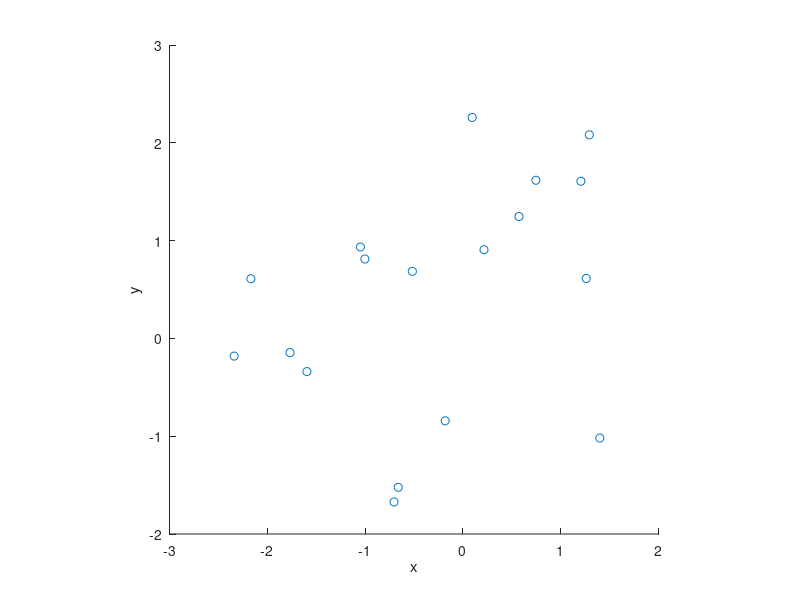

Write the MATLAB code that produced this figure.
%% Simulate a Poisson point process of density \lambda on A = [-L, L]^2

% parameters
lambda = 1; % Density of PPP
L = 5; % Length of square

Sa = L^2; % Area of A

% number of points follows the Poisson distribution
N = poissrnd(lambda * Sa);

% points is uniformly distributed on A
Points = unifrnd(-L, L, N, 2); % a N*2 matrix

% Plot points
scatter(Points(:, 1), Points(:, 2));
xlabel('x'); ylabel('y');
axis square;

%% Simulate a Poisson point process of density \lambda on a disk with radius R

% parameters
r = 2.5; % radius of disk
x0 = 0; y0 = 0; % center of disk
area_of_disk = pi * r^2; % area of disk
lambda = 1;

% simulate number of points
N = poissrnd(lambda * area_of_disk);

% generate radii of points
rho = r * sqrt(rand(N, 1));
% rho = sqrt(unifrnd(0, r^2, N, 1));

% generate angles of points
theta = unifrnd(0, 2*pi, N, 1);

% convert from polar to cartesian coordinates
[x, y] = pol2cart(theta, rho);

% shift center of disk to (x0, y0)
x = x + x0;
y = y + y0;

% Plot points
scatter(x, y);
xlabel('x'); ylabel('y');
axis square;
